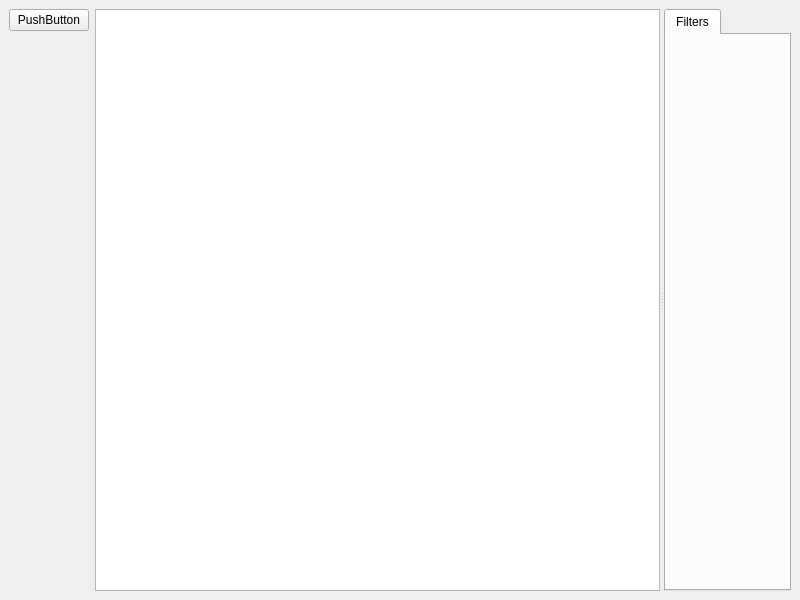
<?xml version="1.0" encoding="UTF-8"?>
<ui version="4.0">
 <class>MainWindow</class>
 <widget class="QMainWindow" name="MainWindow">
  <property name="geometry">
   <rect>
    <x>0</x>
    <y>0</y>
    <width>800</width>
    <height>600</height>
   </rect>
  </property>
  <property name="windowTitle">
   <string>PhotoEditor</string>
  </property>
  <widget class="QWidget" name="centralwidget">
   <layout class="QHBoxLayout" name="horizontalLayout">
    <item>
     <layout class="QVBoxLayout" name="verticalLayout">
      <item>
       <widget class="QPushButton" name="pushButton">
        <property name="text">
         <string>PushButton</string>
        </property>
       </widget>
      </item>
      <item>
       <spacer name="verticalSpacer">
        <property name="orientation">
         <enum>Qt::Vertical</enum>
        </property>
        <property name="sizeHint" stdset="0">
         <size>
          <width>20</width>
          <height>40</height>
         </size>
        </property>
       </spacer>
      </item>
     </layout>
    </item>
    <item>
     <widget class="QSplitter" name="splitter">
      <property name="orientation">
       <enum>Qt::Horizontal</enum>
      </property>
      <widget class="Canvas" name="canvas">
       <property name="sizePolicy">
        <sizepolicy hsizetype="Expanding" vsizetype="Expanding">
         <horstretch>1</horstretch>
         <verstretch>1</verstretch>
        </sizepolicy>
       </property>
      </widget>
      <widget class="QTabWidget" name="tools">
       <property name="sizePolicy">
        <sizepolicy hsizetype="Minimum" vsizetype="Expanding">
         <horstretch>0</horstretch>
         <verstretch>0</verstretch>
        </sizepolicy>
       </property>
       <property name="currentIndex">
        <number>0</number>
       </property>
       <widget class="QWidget" name="filters">
        <attribute name="title">
         <string>Filters</string>
        </attribute>
       </widget>
      </widget>
     </widget>
    </item>
   </layout>
  </widget>
  <widget class="QMenuBar" name="menubar">
   <property name="geometry">
    <rect>
     <x>0</x>
     <y>0</y>
     <width>800</width>
     <height>22</height>
    </rect>
   </property>
  </widget>
 </widget>
 <customwidgets>
  <customwidget>
   <class>Canvas</class>
   <extends>QGraphicsView</extends>
   <header>src/canvas.h</header>
  </customwidget>
 </customwidgets>
 <resources/>
 <connections/>
</ui>
